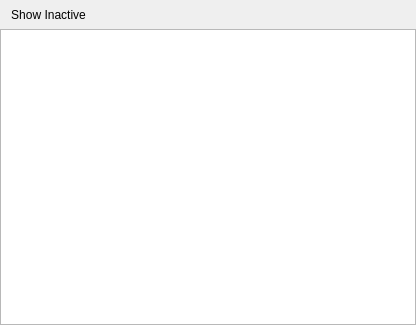
<?xml version="1.0" encoding="UTF-8"?>
<ui version="4.0">
 <class>vsNoteTreeWidget</class>
 <widget class="QWidget" name="vsNoteTreeWidget">
  <property name="geometry">
   <rect>
    <x>0</x>
    <y>0</y>
    <width>416</width>
    <height>325</height>
   </rect>
  </property>
  <layout class="QVBoxLayout" name="verticalLayout">
   <property name="spacing">
    <number>0</number>
   </property>
   <property name="margin">
    <number>0</number>
   </property>
   <item>
    <widget class="QToolBar" name="toolBar">
     <property name="toolButtonStyle">
      <enum>Qt::ToolButtonFollowStyle</enum>
     </property>
     <addaction name="actionShowInactive"/>
    </widget>
   </item>
   <item>
    <widget class="QTreeView" name="tree">
     <property name="acceptDrops">
      <bool>true</bool>
     </property>
     <property name="editTriggers">
      <set>QAbstractItemView::NoEditTriggers</set>
     </property>
     <property name="alternatingRowColors">
      <bool>true</bool>
     </property>
     <property name="selectionMode">
      <enum>QAbstractItemView::ExtendedSelection</enum>
     </property>
     <property name="rootIsDecorated">
      <bool>false</bool>
     </property>
     <property name="uniformRowHeights">
      <bool>true</bool>
     </property>
     <property name="sortingEnabled">
      <bool>true</bool>
     </property>
     <property name="allColumnsShowFocus">
      <bool>true</bool>
     </property>
    </widget>
   </item>
  </layout>
  <action name="actionShowInactive">
   <property name="checkable">
    <bool>true</bool>
   </property>
   <property name="text">
    <string>Show &amp;Inactive</string>
   </property>
   <property name="toolTip">
    <string>Toggle display of notes that do not temporally overlap the current time</string>
   </property>
   <property name="shortcutContext">
    <enum>Qt::WidgetWithChildrenShortcut</enum>
   </property>
  </action>
 </widget>
 <resources/>
 <connections/>
</ui>
